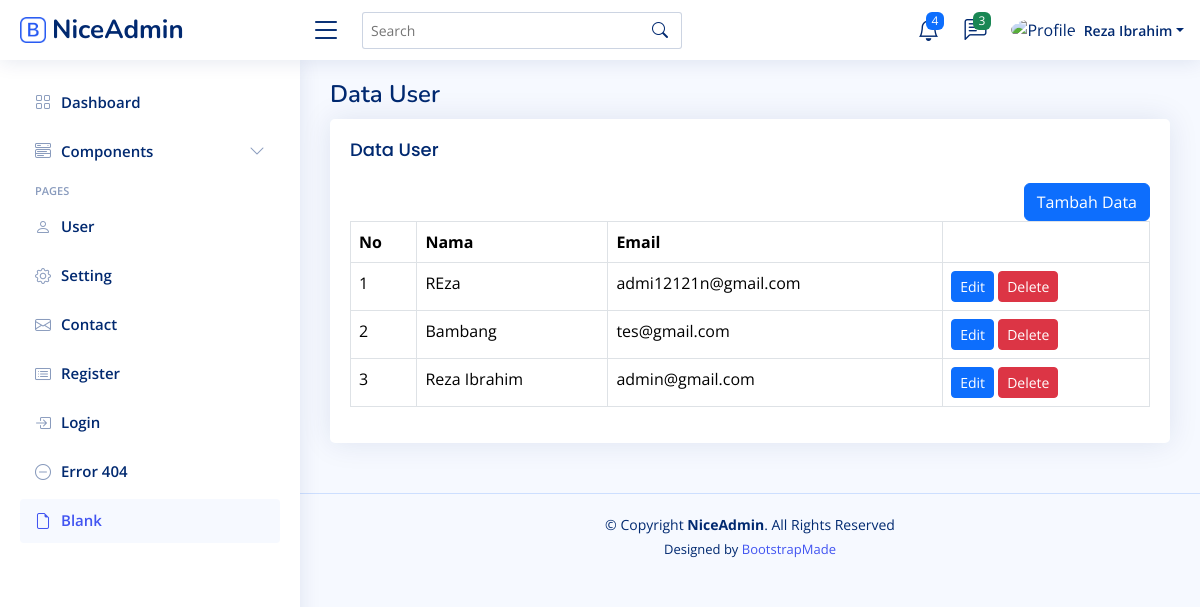
Screenshot of /admin/home.php?page=user (signed in) with the database file from the repository.
### tables this page shows
CREATE TABLE `users` (
  `id` int(11) NOT NULL,
  `name` varchar(50) NOT NULL,
  `email` varchar(50) NOT NULL,
  `password` varchar(100) NOT NULL,
  `created_at` timestamp NOT NULL DEFAULT current_timestamp(),
  `updated_at` timestamp NULL DEFAULT NULL ON UPDATE current_timestamp()
);

### admin/content/user.php (the view)
<?php
$query = mysqli_query($koneksi, "SELECT * FROM users ORDER BY id DESC");
$rows = mysqli_fetch_all($query, MYSQLI_ASSOC);
?>
<div class="pagetitle">
    <h1>Data User</h1>
</div>
<section class="section">
    <div class="row">
        <div class="col-lg-12">
            <div class="card">
                <div class="card-body">
                    <h5 class="card-title">Data User</h5>
                    <div class="mb-3" align="right">
                        <a href="?page=tambah-user" class="btn btn-primary">Tambah Data</a
                            </div>
                        <table class="table table-bordered">
                            <thead>
                                <tr>
                                    <th>No</th>
                                    <th>Nama</th>
                                    <th>Email</th>
                                    <th></th>
                                </tr>
                            </thead>
                            <tbody>
                                <?php foreach ($rows as $key => $row): ?>
                                    <tr>
                                        <td><?php echo $key += 1; ?></td>
                                        <td><?php echo $row['name'] ?></td>
                                        <td><?php echo $row['email'] ?></td>
                                        <td>
                                            <a href="?page=tambah-user&edit=<?php echo $row['id'] ?>" class="btn btn-sm btn-primary">Edit</a>
                                            <a onclick="return confirm('Apakah anda yakin akan menghapus data ini?')" href="?page=tambah-user&delete=<?php echo $row['id'] ?>" class="btn btn-sm btn-danger">Delete</a>
                                        </td>
                                    </tr>
                                <?php endforeach; ?>
                            </tbody>
                        </table>
                    </div>
                </div>
            </div>
        </div>
</section>

### admin/assets/css/style.css (style rules this page uses)
:root { scroll-behavior: smooth; }
body { font-family: "Open Sans", sans-serif; background: #f6f9ff; color: #444444; }
a { color: #4154f1; text-decoration: none; }
h1, h2, h3, h4, h5, h6 { font-family: "Nunito", sans-serif; }
.pagetitle { margin-bottom: 10px; }
.pagetitle h1 { font-size: 24px; margin-bottom: 0; font-weight: 600; color: #012970; }
.card { margin-bottom: 30px; border: none; border-radius: 5px; box-shadow: 0px 0 30px rgba(1, 41, 112, 0.1); }
.card-title { padding: 20px 0 15px 0; font-size: 18px; font-weight: 500; color: #012970; font-family: "Poppins", sans-serif; }
.card-body { padding: 0 20px 20px 20px; }

### rows the page displays
users: key "1", name "REza", email "admi12121n@gmail.com"
users: key "2", name "Bambang", email "tes@gmail.com"
users: key "3", name "Reza Ibrahim", email "admin@gmail.com"

### other values shown
$_SESSION['NAME'] "Reza Ibrahim"
